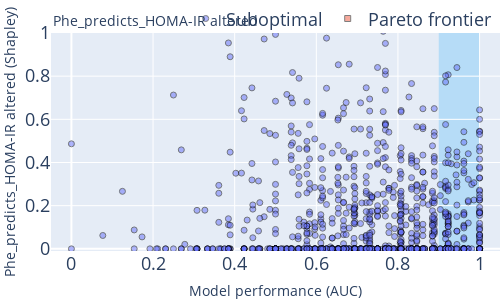

The code cell stored with this chart in its notebook:
### Code cell
make_pareto_plot(studies[0])

### Figure 1 — Plotly figure (JSON) as saved in the notebook; plotly's stock layout.template omitted (floating-point values rounded to 4 significant figures; data arrays with more than 128 entries replaced by an {"elided": "..."} marker saying what was removed)
{"data": [{"marker": {"line": {"color": "black", "width": 1}, "opacity": 0.5, "size": 6, "symbol": "circle"}, "mode": "markers", "name": "Suboptimal", "type": "scatter", "x": {"elided": "994 float values"}, "y": {"elided": "994 float values"}}, {"marker": {"line": {"color": "black", "width": 1}, "opacity": 0.5, "size": 6, "symbol": "square"}, "mode": "markers", "name": "Pareto frontier", "type": "scatter", "x": [1, 0.7692, 0.3077, 0.8333, 0.9306, 0.8654], "y": [1.048, 1.523, 1.611, 1.241, 1.092, 1.126]}], "layout": {"annotations": [{"font": {"size": 14}, "showarrow": false, "text": "Phe_predicts_HOMA-IR altered", "x": 0, "xref": "paper", "y": 1.11, "yref": "paper"}], "font": {"size": 18}, "height": 300, "legend": {"bgcolor": "rgba(255, 255, 255, 0)", "orientation": "h", "x": 0.3, "y": 1.15}, "margin": {"b": 0, "l": 0, "r": 0, "t": 0}, "shapes": [{"fillcolor": "LightSkyBlue", "layer": "below", "line": {"width": 0}, "opacity": 0.5, "type": "rect", "x0": 0.9, "x1": 1, "xref": "x", "y0": 0, "y1": 1, "yref": "paper"}], "width": 500, "xaxis": {"range": [-0.05, 1.05], "title": {"font": {"size": 14}, "text": "Model performance (AUC)"}}, "yaxis": {"range": [-0.01, 1], "title": {"font": {"size": 14}, "text": "Phe_predicts_HOMA-IR altered (Shapley)"}}}}
